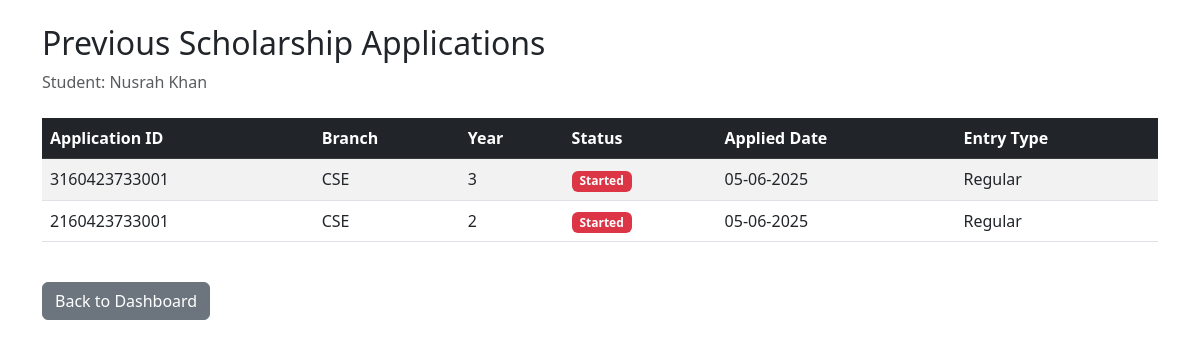
Page /previous_applications (signed in) on the earlier database version.
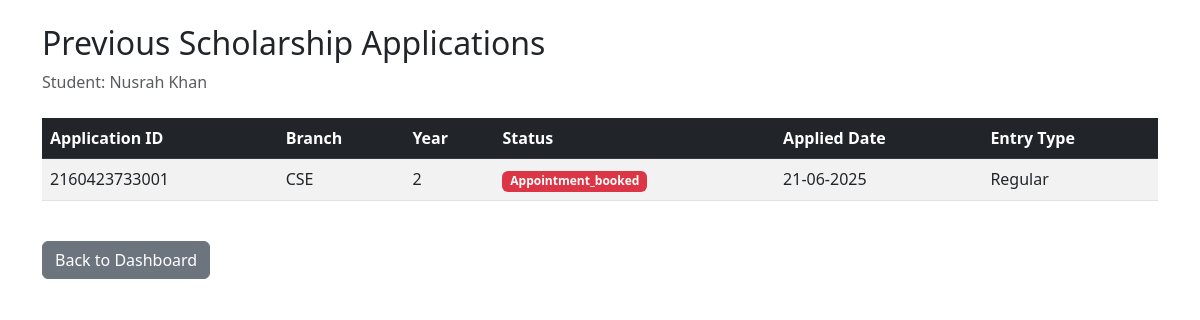
Same page on the later database version.
### models.py (models this page shows, shortened)
class Student(db.Model):
    user_id = db.Column(db.Integer, primary_key=True, autoincrement=True)
    username = db.Column(db.String(80), nullable=False)
    email = db.Column(db.String(120), unique=True, nullable=False)
    password = db.Column(db.String(80), unique=True, nullable=False)
    roll_number = db.Column(db.String(80), unique=True, nullable=False)
    is_verified = db.Column(db.Boolean, default=False)

class ScholarshipApplication(db.Model):
    id = db.Column(db.String(20), primary_key=True)
    roll_number = db.Column(db.String(80), nullable=False)
    branch = db.Column(db.String(80), nullable=False)
    year = db.Column(db.String(20), nullable=False)
    lateral_entry = db.Column(db.Boolean, default=False)  # LE field
    scholarship_state = db.Column(db.String(80), default='pending')
    created_at = db.Column(db.DateTime, default=datetime.utcnow)

### main.py (the view)
@app.route('/previous_applications')
def previous_applications():
    try:
        if 'user_id' not in session or session.get('user_type') != 'student':
            return redirect(url_for('login'))
        student = db.session.get(Student, session['user_id'])
        if not student:
            return redirect(url_for('login'))
        roll_number = student.email.split('@')[0]
        applications = ScholarshipApplication.query\
            .filter_by(roll_number=roll_number)\
            .order_by(ScholarshipApplication.created_at.desc())\
            .all()
        formatted_applications = [{
            'application_id': app.id,
            'roll_number': app.roll_number,
            'branch': app.branch,
            'year': app.year,
            'status': app.scholarship_state,
            'applied_date': app.created_at.strftime('%d-%m-%Y'),
            'is_lateral_entry': app.lateral_entry
        } for app in applications]
        return render_template('previous_applications.html',
                             applications=formatted_applications,
                             student_name=student.username)
    except Exception as e:
        return redirect(url_for('student_dashboard'))

### templates/previous_applications.html (shortened to what this page needs)
<!DOCTYPE html>
<html lang="en">
<head>
    <link href="https://cdn.jsdelivr.net/npm/bootstrap@5.3.0/dist/css/bootstrap.min.css" rel="stylesheet">
</head>
<body>
    <div class="container mt-4">
        <h2>Previous Scholarship Applications</h2>
        <p class="text-muted">Student: {{ student_name }}</p>
        {% if applications %}
            <div class="table-responsive mt-4">
                <table class="table table-striped table-hover">
                    <thead class="table-dark">
                        <tr>
                            <th>Application ID</th>
                            <th>Branch</th>
                            <th>Year</th>
                            <th>Status</th>
                            <th>Applied Date</th>
                            <th>Entry Type</th>
                        </tr>
                    </thead>
                    <tbody>
                        {% for app in applications %}
                            <tr>
                                <td>{{ app.application_id }}</td>
                                <td>{{ app.branch }}</td>
                                <td>{{ app.year }}</td>
                                <td>
                                    <span class="badge {% if app.status == 'approved' %}bg-success
                                                      {% elif app.status == 'pending' %}bg-warning
                                                      {% else %}bg-danger{% endif %}">
                                        {{ app.status|title }}
                                    </span>
                                </td>
                                <td>{{ app.applied_date }}</td>
                                <td>{{ 'Lateral Entry' if app.is_lateral_entry else 'Regular' }}</td>
                            </tr>
                        {% endfor %}
                    </tbody>
                </table>
            </div>
        {% else %}
            <div class="alert alert-info mt-4">
                No previous applications found.
            </div>
        {% endif %}
        <div class="mt-4">
            <a href="{{ url_for('student_dashboard') }}" class="btn btn-secondary">Back to Dashboard</a>
        </div>
    </div>
</body>
</html>

Differences in the rows shown:
removed ScholarshipApplication: application_id "3160423733001", branch "CSE", year "3", status "Started", applied_date "05-06-2025", is_lateral_entry "Regular"
changed ScholarshipApplication "CSE": status "Started" → "Appointment_booked"; applied_date "05-06-2025" → "21-06-2025"
